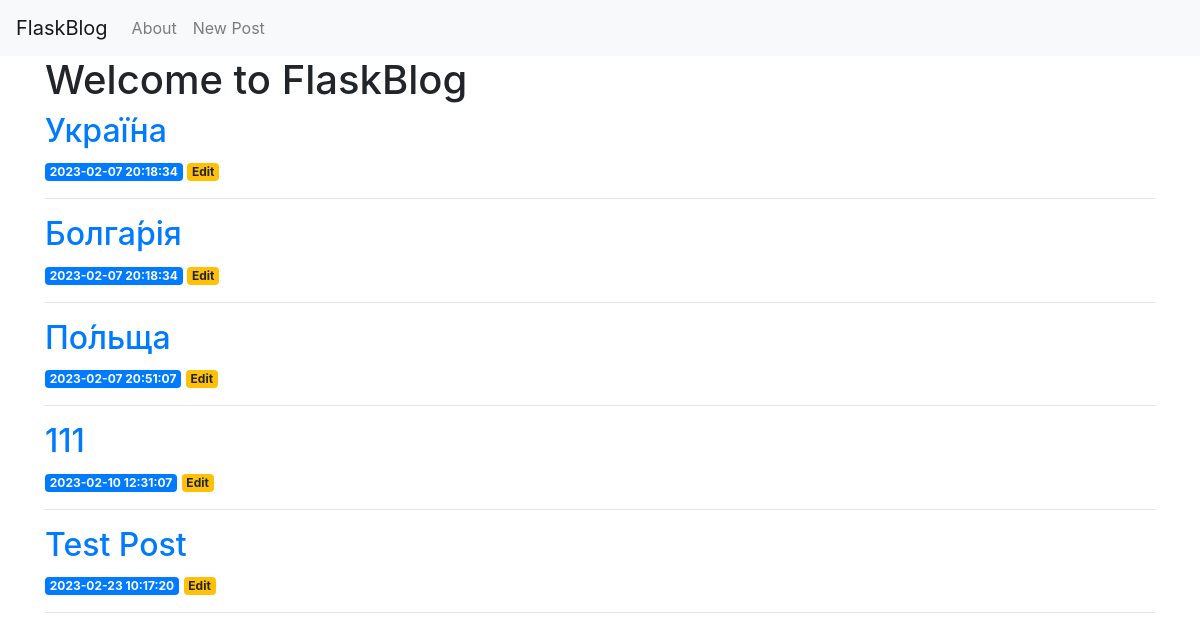
The page / on the database its author committed.
### tables this page shows
CREATE TABLE posts (
    id INTEGER PRIMARY KEY AUTOINCREMENT,
    created TIMESTAMP NOT NULL DEFAULT CURRENT_TIMESTAMP,
    title TEXT NOT NULL,
    content TEXT NOT NULL
);

### app.py (the view)
@app.route('/')
def index():
    conn = get_db_connection()
    posts = conn.execute('SELECT * FROM posts').fetchall()
    conn.close()
    return render_template('index.html', posts=posts)

### app.py (called while the page is built)
def get_db_connection():
    conn = sqlite3.connect('database.db')
    conn.row_factory = sqlite3.Row
    return conn

### templates/index.html
{% extends 'base.html' %}
{% block content %}
    <h1>{% block title %} Welcome to FlaskBlog {% endblock %}</h1>
    {% for post in posts %}
        <a href="{{ url_for('post', post_id=post['id']) }}">
            <h2>{{ post['title'] }}</h2>
        </a>
        <span class="badge badge-primary">{{ post['created'] }}</span>
        <a href="{{ url_for('edit', id=post['id']) }}">
            <span class="badge badge-warning">Edit</span>
        </a>
        <hr>
    {% endfor %}
{% endblock %}

### rows shown on the page
posts: title "Украї́на", created "2023-02-07 20:18:34"
posts: title "Болга́рія", created "2023-02-07 20:18:34"
posts: title "По́льща", created "2023-02-07 20:51:07"
posts: title "111", created "2023-02-10 12:31:07"
posts: title "Test Post", created "2023-02-23 10:17:20"
